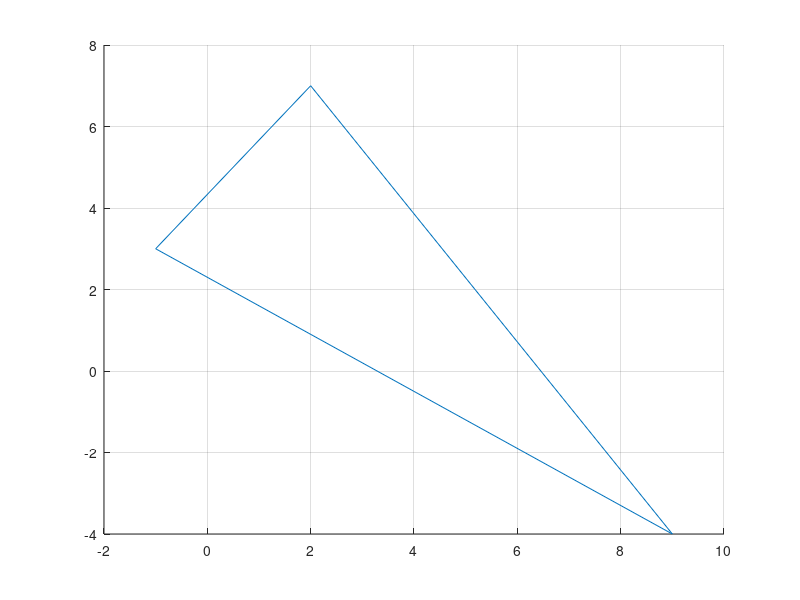

The MATLAB script that drew this image:
clear
clc
close all

%  (-1,3), (2,7), (9,-4)

x = [-1, 2, 9, -1]
y = [3, 7, -4, 3]

% x = [-1, 2, 9]
% y = [3, 7, -4]

line(x,y)
% fill(x,y,'r')
grid
